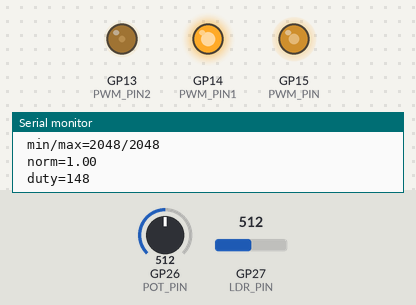
The program below on a simulated Raspberry Pi Pico. On the bench: output pins drawn as LEDs (lit = HIGH), the last lines printed to the serial monitor. The test bench sets the inputs (shaded band); at power-on: GP26 (POT_PIN) = 512, GP27 (LDR_PIN) = 512 (analog values on the 0–1023 scale).

Above: at 1.2 s.
1.3 s: GP26 (POT_PIN) set to 716
At 1.8 s:
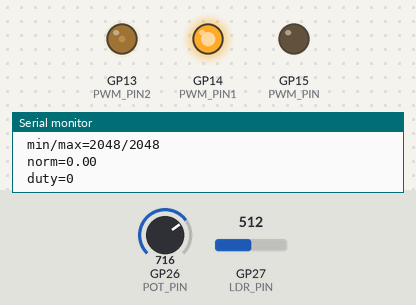
2.8 s: GP26 (POT_PIN) set to 306
At 4.0 s:
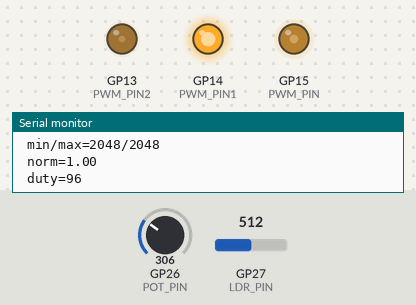
4.3 s: GP26 (POT_PIN) set to 122
At 5.1 s:
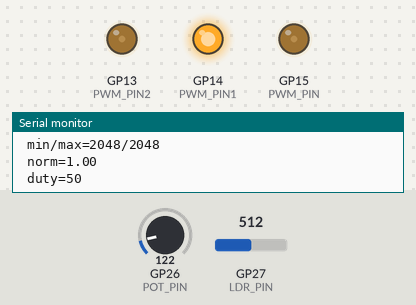
5.8 s: GP26 (POT_PIN) set to 900
At 7.2 s:
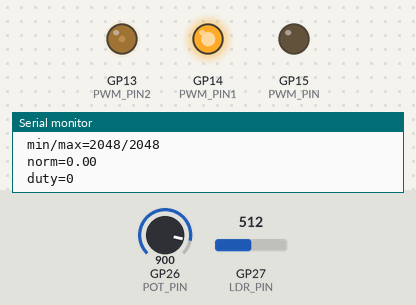
Timing chart, 0 to 8.3 s (numbered marks = the images above; inputs shaded):
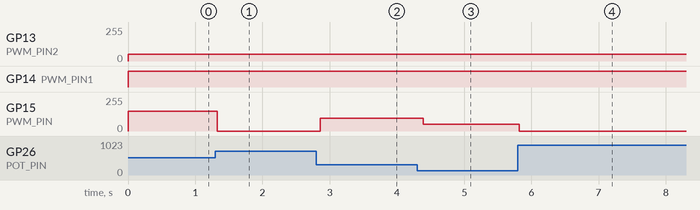

The program:

main.cpp
```cpp
#include <Arduino.h>

const int POT_PIN = A0;      // GP26, ADC pin has been replaced
const int PWM_PIN = 15;      // GP15, only switch from prev project
const int LDR_PIN = A1;     // GP27, photoresistor junction
const int PWM_PIN1 = 14;    // test LED brightnesses
const int PWM_PIN2 = 13;

// Settings
const float VREF   = 3.3f;
const int   ADCMAX = 4095;

const float ALPHA = .015;
const float GAMMA = 2.0;
float ema = -1;
int  seenMax = 0;
int  seenMin = ADCMAX;
bool INVERT = true;

void setup(){
    Serial.begin(115200);
    unsigned long t = millis();
    while(!Serial && millis()-t < 1500){

    }
    Serial.println("starting");
    pinMode(PWM_PIN, OUTPUT);
    pinMode(PWM_PIN1, OUTPUT);
    pinMode(PWM_PIN2, OUTPUT);
    analogWrite(PWM_PIN, 0);
    analogReadResolution(12);
}

static uint16_t avg_adc(uint8_t n = 8, int pin = POT_PIN) {
  uint32_t sum = 0;
  for (uint8_t i = 0; i < n; ++i) {
    sum += analogRead(pin);        // 0..4095
  }
  return (uint16_t)(sum / n);
}

void loop(){
    uint16_t ldrraw = avg_adc(8, LDR_PIN);
    uint16_t potraw = avg_adc(8, POT_PIN);
    static uint16_t potMin=4095, potMax=0;
    potMin = min(potMin, potraw);
    potMax = max(potMax, potraw);
    if(ema < 0) ema = ldrraw;
    ema = ALPHA*ldrraw + (1-ALPHA)*ema;

    if (ema < seenMin) seenMin = (int)ema;
    if (ema > seenMax) seenMax = (int)ema;
    int span = max(20, (int)potMax - (int)potMin); // change span to no longer need ema for seenMax/Min

    float norm = (potraw - potMin) / (float)span;         // 0..1
    norm = constrain(norm, 0.0f, 1.0f);
    if (INVERT) norm = 1.0f - norm;                        // bright room -> lower n
    float shaped = powf(norm, 1.0f / GAMMA);      // perceptual curve, rounds norm^1/gamma, 0-1
    int duty = (int)round(shaped * 255.0f);       //  0-255
    duty = constrain(duty, 0, 255);

    int floor = 20;
    int ceiling = floor + (int)lroundf((potraw / (float)ADCMAX) * 255.0f); // normalizes and scales, use floats for lroundf() safer
    int dutyOut = min(duty, ceiling);     // takes lowest of val between duty and ceiling, duty derived from ldrraw vs ceiling -> potraw
    dutyOut = constrain(dutyOut, 0, 255);   // scale it
    analogWrite(PWM_PIN, dutyOut);
    analogWrite(PWM_PIN1, 255);
    analogWrite(PWM_PIN2, 50);  //*** perceived brightness isn't linear***

    static uint32_t tLast = 0;
    //debug screen
  if (millis() - tLast > 500) {
    tLast = millis();

    float volts = ema * (VREF / ADCMAX);
    Serial.print("adc_avg_potentiometer: "); Serial.print(potraw); Serial.print("\n");
    Serial.print("adc_avg_photoresistor: "); Serial.print(ldrraw);  Serial.print("\n");
    Serial.print("raw=");   Serial.print((int)ema);Serial.print("\n");
    Serial.print(" V=");    Serial.print(volts, 3);Serial.print("\n");
    Serial.print(" min/max="); Serial.print(seenMin); Serial.print("/"); Serial.print(seenMax); Serial.print("\n");
    Serial.print(" norm="); Serial.print(norm, 2); Serial.print("\n");
    Serial.print(" duty="); Serial.println(dutyOut); Serial.print("\n");
  }

  delay(100);
}
```

Measured:
- after the input at 1.3 s, GP15 (PWM_PIN): 148/255 → 0/255 at once
- after the input at 2.8 s, GP15 (PWM_PIN): 0/255 → 96/255 after 0.06 s
- after the input at 4.3 s, GP15 (PWM_PIN): 96/255 → 50/255 after 0.09 s
- after the input at 5.8 s, GP15 (PWM_PIN): 50/255 → 0/255 at once
